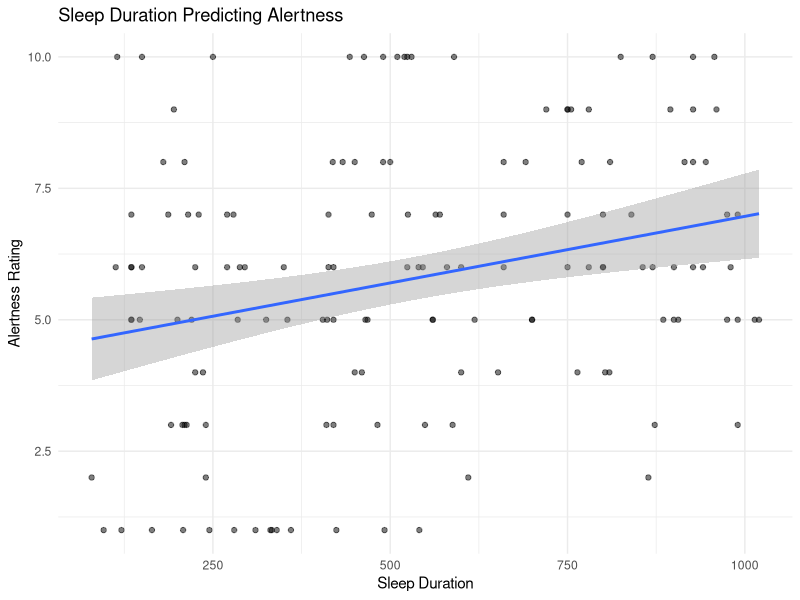

This figure's R source: (Note: this script raises an error after producing the figure.)
## ---- chunk 1
library(readxl)
library(ggplot2)
library(dplyr)

step1 <- suppressWarnings(read_excel(
  "./merged_diaries_actigraphy.xlsx",
  sheet = "best_cleaned_analysis_ready"
))

plot_alertness <- step1 %>%
  select(`Sleep Duration`, `Alertness Rating`) %>%
  filter(!is.na(`Sleep Duration`),
         !is.na(`Alertness Rating`))

ggplot(plot_alertness,
       aes(x = `Sleep Duration`,
           y = `Alertness Rating`)) +
  geom_point(alpha = 0.5) +
  geom_smooth(method = "lm", se = TRUE) +
  theme_minimal() +
  labs(
    title = "Sleep Duration Predicting Alertness",
    x = "Sleep Duration",
    y = "Alertness Rating"
  )
## ---- chunk 2
library(readxl)
library(ggplot2)
library(dplyr)

step1 <- suppressWarnings(read_excel(
  "./merged_diaries_actigraphy.xlsx",
  sheet = "best_cleaned_analysis_ready"
))

step1$`Sleep Offset Time_Decimal Hour` <- as.numeric(step1$`Sleep Offset Time_Decimal Hour`)

sleep_var <- step1 %>%
  group_by(`Global Participant ID`) %>%
  summarise(
    offset_var = sd(`Sleep Offset Time_Decimal Hour`, na.rm = TRUE),
    .groups = "drop"
  )

plot_wake_offset <- step1 %>%
  left_join(sleep_var, by = "Global Participant ID") %>%
  select(offset_var, `Wake Difficulty Rating`) %>%
  filter(!is.na(offset_var),
         !is.na(`Wake Difficulty Rating`))

ggplot(plot_wake_offset,
       aes(x = offset_var,
           y = `Wake Difficulty Rating`)) +
  geom_point(alpha = 0.5) +
  geom_smooth(method = "lm", se = TRUE) +
  theme_minimal() +
  labs(
    title = "Offset Variability Predicting Wake Difficulty",
    x = "Sleep Offset Variability",
    y = "Wake Difficulty Rating"
  )
## ---- chunk 3
library(readxl)
library(dplyr)
library(Hmisc)
library(corrplot)

step1 <- suppressWarnings(read_excel(
  "./merged_diaries_actigraphy.xlsx",
  sheet = "best_cleaned_analysis_ready"
))

dep_vars <- step1 %>%
  select(
    `Alertness Rating`,
    `Wake Difficulty Rating`,
    `Anxiety Rating`,
    `Sleep Quality`
  ) %>%
  filter(complete.cases(.))

cor_results <- rcorr(as.matrix(dep_vars), type = "pearson")

cor_matrix <- cor_results$r
p_matrix <- cor_results$P

diag(p_matrix) <- 0

corrplot(
  cor_matrix,
  method = "color",
  type = "upper",
  diag = FALSE,
  addCoef.col = "black",
  p.mat = p_matrix,
  sig.level = 0.05,
  insig = "blank"
)
## ---- chunk 4
#| echo: false
#| label: (add label)

#PASTE DATA FOR PLOT HERE


## ---- chunk 5
# APPENDIX: REGRESSION ANALYSIS

library(readxl)
library(dplyr)
library(ggplot2)
library(car)
library(lmtest)
library(corrplot)
library(Hmisc)
library(GGally)
library(sandwich)

# Load data
step1 <- suppressWarnings(read_excel(
  "./merged_diaries_actigraphy.xlsx",
  sheet = "best_cleaned_analysis_ready"
))

# Convert time variables
step1$`Sleep Onset Decimal Hour` <- as.numeric(step1$`Sleep Onset Decimal Hour`)
step1$`Sleep Offset Time_Decimal Hour` <- as.numeric(step1$`Sleep Offset Time_Decimal Hour`)

# Create variability variables
sleep_var <- step1 %>%
  group_by(`Global Participant ID`) %>%
  summarise(
    onset_var = sd(`Sleep Onset Decimal Hour`, na.rm = TRUE),
    offset_var = sd(`Sleep Offset Time_Decimal Hour`, na.rm = TRUE),
    mean_alertness = mean(`Alertness Rating`, na.rm = TRUE),
    mean_wake_diff = mean(`Wake Difficulty Rating`, na.rm = TRUE),
    mean_anxiety = mean(`Anxiety Rating`, na.rm = TRUE),
    mean_sleep_quality = mean(`Sleep Quality`, na.rm = TRUE),
    .groups = "drop"
  )

step1 <- left_join(step1, sleep_var, by = "Global Participant ID")

# Regression models
alertness3 <- lm(
  `Alertness Rating` ~ `Sleep Duration` +
    `Sleep Offset Time_Decimal Hour` +
    `Sleep Onset Decimal Hour` +
    onset_var + offset_var,
  data = step1
)

wake_diff3 <- lm(
  `Wake Difficulty Rating` ~ `Sleep Duration` +
    `Sleep Offset Time_Decimal Hour` +
    `Sleep Onset Decimal Hour` +
    onset_var + offset_var,
  data = step1
)

anxiety3 <- lm(
  `Anxiety Rating` ~ `Sleep Duration` +
    `Sleep Offset Time_Decimal Hour` +
    `Sleep Onset Decimal Hour` +
    onset_var + offset_var,
  data = step1
)

sleep_quality3 <- lm(
  `Sleep Quality` ~ `Sleep Duration` +
    `Sleep Offset Time_Decimal Hour` +
    `Sleep Onset Decimal Hour` +
    onset_var + offset_var,
  data = step1
)

# Model summaries
summary(alertness3)
summary(wake_diff3)
summary(anxiety3)
summary(sleep_quality3)

# Breusch-Pagan tests
bptest(alertness3)
bptest(wake_diff3)
bptest(anxiety3)
bptest(sleep_quality3)

# Multicollinearity check
vif(alertness3)
vif(wake_diff3)
vif(anxiety3)
vif(sleep_quality3)

# Regression diagnostic plots
plot(alertness3)
plot(wake_diff3)
plot(anxiety3)
plot(sleep_quality3)

# Dependent-variable correlation matrix
dep_vars <- step1 %>%
  select(
    `Alertness Rating`,
    `Wake Difficulty Rating`,
    `Anxiety Rating`,
    `Sleep Quality`
  ) %>%
  filter(complete.cases(.))

cor_results <- rcorr(as.matrix(dep_vars), type = "pearson")

corrplot(
  cor_results$r,
  method = "color",
  type = "upper",
  diag = FALSE,
  addCoef.col = "black"
)

# Scatterplot matrix
ggpairs(dep_vars)

# Robust standard errors
coeftest(alertness3, vcov = vcovHC(alertness3, type = "HC3"))
coeftest(wake_diff3, vcov = vcovHC(wake_diff3, type = "HC3"))
coeftest(anxiety3, vcov = vcovHC(anxiety3, type = "HC3"))
coeftest(sleep_quality3, vcov = vcovHC(sleep_quality3, type = "HC3"))

# Main presentation figures

ggplot(step1, aes(x = `Sleep Duration`, y = `Alertness Rating`)) +
  geom_point(alpha = .5) +
  geom_smooth(method = "lm", se = TRUE) +
  theme_minimal() +
  labs(
    title = "Sleep Duration Predicting Alertness",
    x = "Sleep Duration",
    y = "Alertness Rating"
  )

ggplot(step1, aes(x = offset_var, y = `Wake Difficulty Rating`)) +
  geom_point(alpha = .5) +
  geom_smooth(method = "lm", se = TRUE) +
  theme_minimal() +
  labs(
    title = "Wake-Time Variability Predicting Wake Difficulty",
    x = "Wake-Time Variability",
    y = "Wake Difficulty Rating"
  )

ggplot(step1, aes(x = `Sleep Duration`, y = `Anxiety Rating`)) +
  geom_point(alpha = .5) +
  geom_smooth(method = "lm", se = TRUE) +
  theme_minimal() +
  labs(
    title = "Sleep Duration Predicting Anxiety",
    x = "Sleep Duration",
    y = "Anxiety Rating"
  )

ggplot(step1, aes(x = offset_var, y = `Anxiety Rating`)) +
  geom_point(alpha = .5) +
  geom_smooth(method = "lm", se = TRUE) +
  theme_minimal() +
  labs(
    title = "Wake-Time Variability Predicting Anxiety",
    x = "Wake-Time Variability",
    y = "Anxiety Rating"
  )

ggplot(step1, aes(x = `Sleep Duration`, y = `Sleep Quality`)) +
  geom_point(alpha = .5) +
  geom_smooth(method = "lm", se = TRUE) +
  theme_minimal() +
  labs(
    title = "Sleep Duration Predicting Sleep Quality",
    x = "Sleep Duration",
    y = "Sleep Quality"
  )

ggplot(step1, aes(x = `Sleep Offset Time_Decimal Hour`, y = `Sleep Quality`)) +
  geom_point(alpha = .5) +
  geom_smooth(method = "lm", se = TRUE) +
  theme_minimal() +
  labs(
    title = "Wake Time Predicting Sleep Quality",
    x = "Sleep Offset (Decimal Hour)",
    y = "Sleep Quality"
  )
